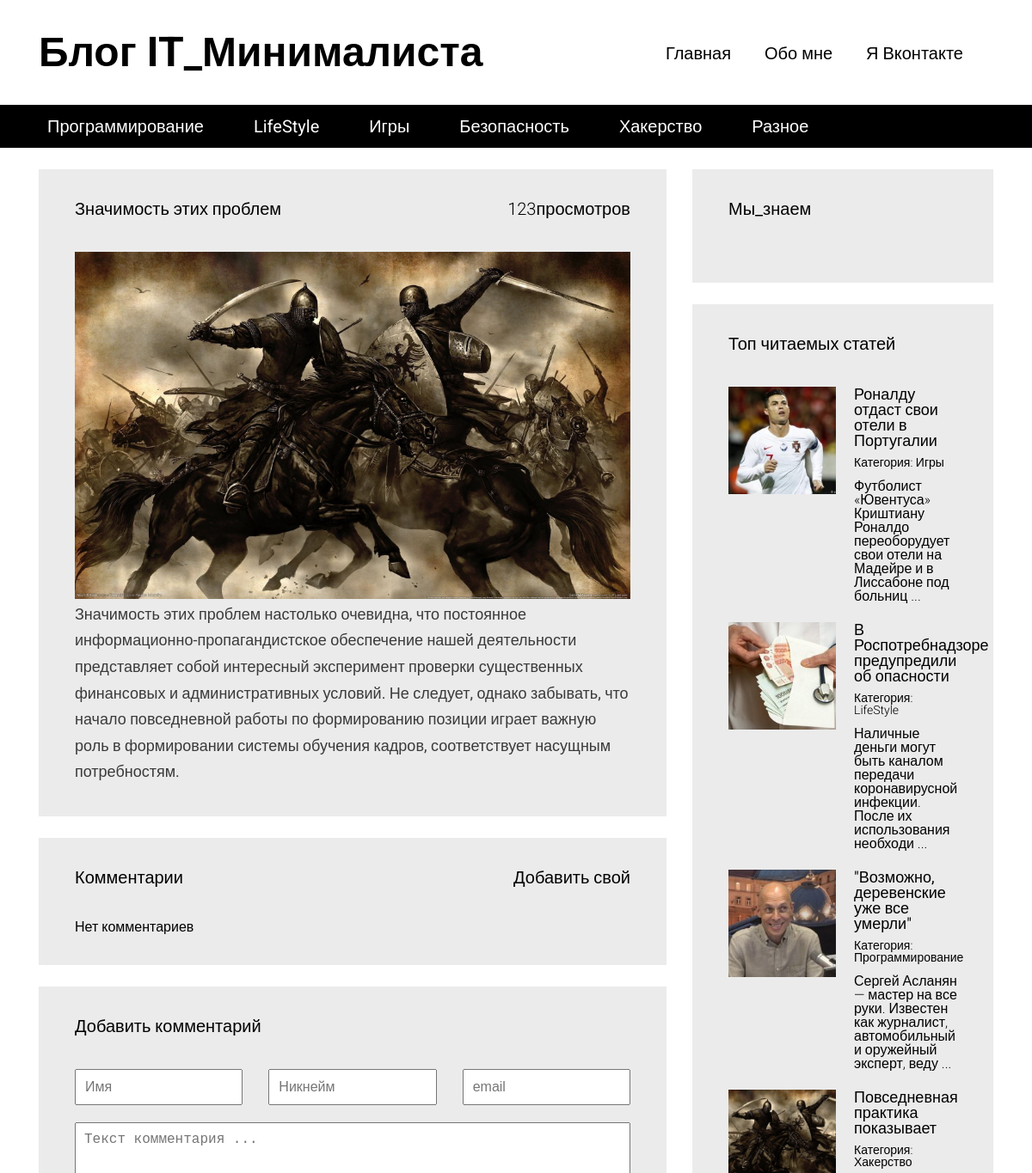
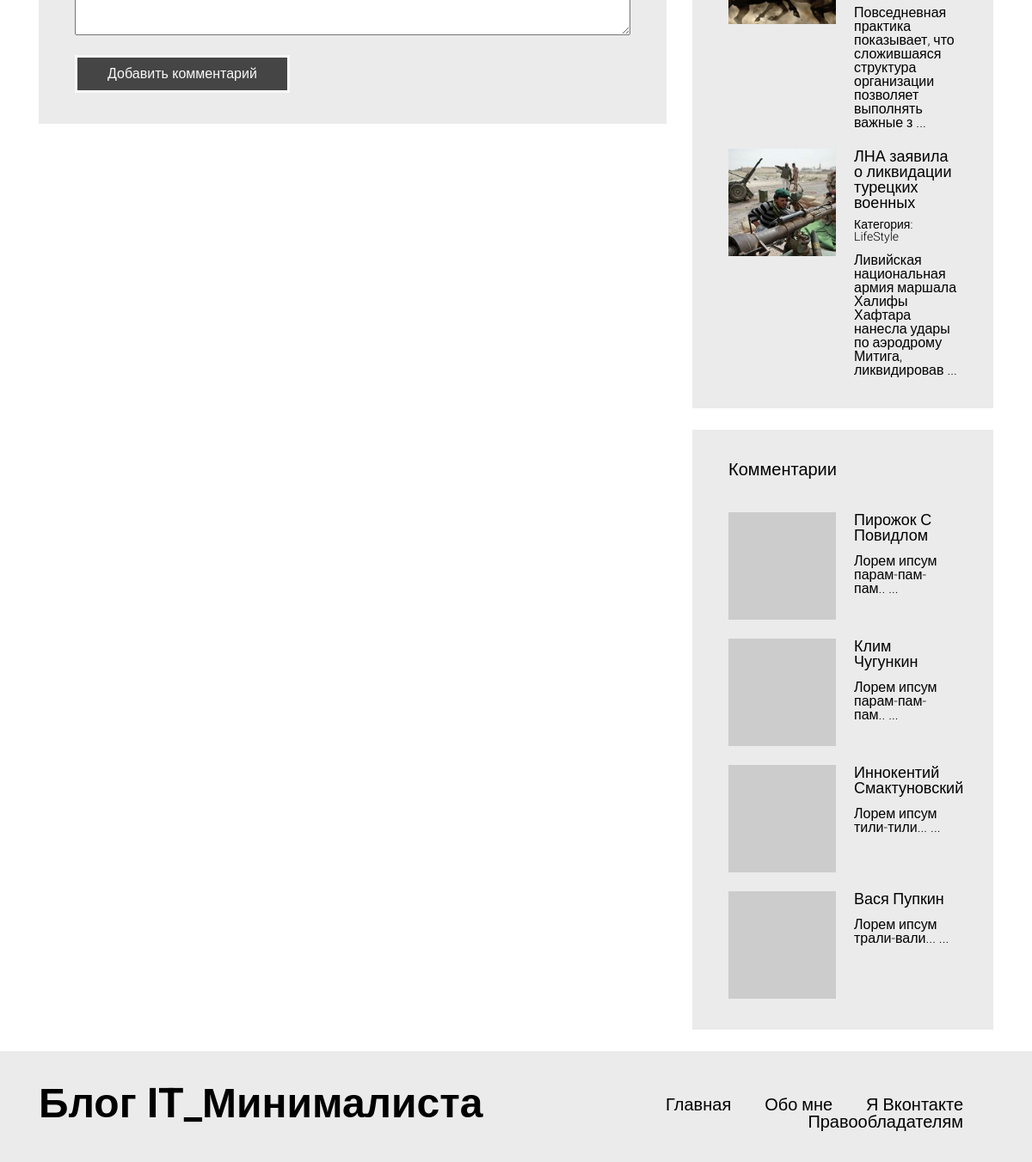
Screenshot of /article.php?id=1 with the database file from the repository (2 pictures, top to bottom).
### tables this page shows
CREATE TABLE `articles_categories` (
  `id` int(11) NOT NULL,
  `title` varchar(100) NOT NULL
);

CREATE TABLE `articles` (
  `id` int(11) NOT NULL,
  `title` varchar(255) DEFAULT NULL,
  `image` varchar(100) NOT NULL,
  `text` text DEFAULT NULL,
  `categorie_id` int(11) NOT NULL,
  `pubdate` datetime NOT NULL DEFAULT current_timestamp(),
  `views` int(11) NOT NULL DEFAULT 0
);

CREATE TABLE `comments` (
  `id` int(11) NOT NULL,
  `autor` varchar(100) NOT NULL,
  `nickname` varchar(100) NOT NULL,
  `email` varchar(255) NOT NULL,
  `text` text NOT NULL,
  `pubdate` datetime NOT NULL DEFAULT current_timestamp(),
  `articles_id` int(11) NOT NULL
);

### includes/config.php (called while the page is built, shortened)
<?php
$config = array(
    'title' => 'Блог IT_Минималиста',
    'vk_url' => 'https://vk.com/',
    'db' => array(
        'server' => 'localhost',
        'username' => 'root',
        'password' => '',
        'name' => 'blog'
    )
);

### article.php (the view, shortened to what this page needs)
<?php
require "includes/config.php";
?>
<!DOCTYPE html>
<html lang="en">
<head>
  <link rel="stylesheet" type="text/css" href="/media/assets/bootstrap-grid-only/css/grid12.css">
  <link rel="stylesheet" type="text/css" href="/media/css/style.css">
</head>
<body>
  <div id="wrapper">
  <?php include "includes/header.php"; ?>
    <?php
    $article = mysqli_query($connection, "SELECT * FROM `articles` WHERE `id` =" . (int) $_GET['id']);
        if (mysqli_num_rows($article) <= 0) {
        ?>
    <div id="content">
        <div class="container">
        <div class="row">
            <section class="content__left col-md-8">
            <div class="block">
                <h3>Статья не найдена!</h3>
                <div class="block__content">
                <div class="full-text">
                    Запрашиваемая Вами статья не существует.
                </div>
                </div>
            </div>
            </section>
            <section class="content__right col-md-4">
            <?php include "includes/sidebar.php"; ?>
            </section>
        </div>
        </div>
    </div>
    <?php
    } else {
        $art = mysqli_fetch_assoc($article);
        mysqli_query($connection, "UPDATE `articles` SET `views` = `views` + 1 WHERE `id` = " . (int) $art['id']);
        ?>
<div id="content">
    <div class="container">
        <div class="row">
            <section class="content__left col-md-8">
            <div class="block">
                <a><?php echo $art['views']; ?>просмотров</a>
                <h3><?php echo $art['title']; ?></h3>
                <div class="block__content">
                <img src="static/images/<?php echo $art['image']; ?>" style="max-width: 100%;">
                <div class="full-text">
                <?php echo $art['text']; ?></div>
                </div>
                </div>
                <div class="block">
                <a href="#comment_add_form">Добавить свой</a>
                <h3>Комментарии</h3>
                <div class="block__content">
                <div class="articles articles__vertical">
                <?php
                    $comments = mysqli_query($connection, "SELECT * FROM `comments` WHERE `articles_id` =" . (int) $art['id'] . " ORDER BY `id` DESC");
                    if( mysqli_num_rows($comments) <= 0 )
                    {
                        echo "Нет комментариев";
                    }
                    ?>
                </div>
            </div>
            </div>
            <div class="block" id="comment-add-form">
            <h3>Добавить комментарий</h3>
              <div class="block__content">
                <form class="form" method="POST" action="/article.php?id=<?php echo $art['id']; ?> #comment-add-form">
                  <div class="form__group">
                    <div class="row">
                      <div class="col-md-4">
                        <input type="text" class="form__control" required="" name="name" placeholder="Имя" value= "<?php $_POST['name']; ?>">
                      </div>
                      <div class="col-md-4">
                        <input type="text" class="form__control" required="" name="nickname" placeholder="Никнейм" value= "<?php $_POST['Никнейм']; ?>">
                      </div>
                      <div class="col-md-4">
                        <input type="text" class="form__control" required="" name="email" placeholder="email" value= "<?php $_POST['email']; ?>">
                      </div>
                    </div>
                  </div>
                  <div class="form__group">
                    <textarea name="text" required="" class="form__control" placeholder="Текст комментария ..."><?php $_POST['text']; ?></textarea>
                  </div>
                  <div class="form__group">
                    <input type="submit" class="form__control" name="do_post" value="Добавить комментарий">
                  </div>
                </form>
              </div>
            </div>
            </section>
            <section class="content__right col-md-4">
            <?php include "includes/sidebar.php"; ?>
            </section>
        </div>
    </div>
</div>
    <?php
        }
    ?>
    <?php include "includes/footer.php"; ?>
  </div>
</body>
</html>

### includes/header.php
<header id="header">
    <div class="header__top">
    <div class="container">
        <div class="header__top__logo">
        <h1><?php echo $config['title']; ?></h1>
        </div>
        <nav class="header__top__menu">
        <ul>
            <li><a href="/">Главная</a></li>
            <li><a href="/pages/about_me.php">Обо мне</a></li>
            <li><a href="<?php echo $config['vk_url']; ?>">Я Вконтакте</a></li>
        </ul>
        </nav>
    </div>
    </div>
    <?php
        $categories = mysqli_query($connection, "SELECT * FROM `articles_categories`");
    ?>
    <div class="header__bottom">
    <div class="container">
        <nav>
        <ul>
            <?php
                while( $cat = mysqli_fetch_assoc($categories) )
                {
                    ?>
                    <li><a href="/articles.php?categorie=<?php echo $cat['id']; ?>"><?php echo $cat['title']; ?></a></li>
                    <?php
                }
            ?>
        </ul>
        </nav>
    </div>
    </div>
</header>

### includes/sidebar.php (shortened to what this page needs)
<div class="block">
    <h3>Мы_знаем</h3>
    <div class="block__content">
    </div>
</div>
<div class="block">
    <h3>Топ читаемых статей</h3>
    <div class="block__content">
    <div class="articles articles__vertical">
    <?php
        $articles = mysqli_query($connection, "SELECT * FROM `articles` ORDER BY `views` DESC LIMIT 5");
        while ( $art = mysqli_fetch_assoc($articles) )
        {
        ?>
        <article class="article">
        <div class="article__image" style="background-image: url(/static/images/<?php echo $art['image']; ?>);"></div>
        <div class="article__info">
            <a href="article.php?id=<?php echo $art['id']; ?>"><?php echo $art['title']; ?></a>
            <div class="article__info__meta">
            <?php
                $art_cat = false;
                foreach( $categories as $cat )
                {
                if( $cat['id'] == $art['categorie_id'])
                {
                    $art_cat = $cat;
                break;
                }
                }
            ?>
            <small>Категория: <a href="/articles.php?categorie=<?php echo $art_cat['id']; ?>"><?php echo $art_cat['title']; ?></a></small>
            </div>
            <div class="article__info__preview"><?php echo mb_substr(strip_tags($art['text']), 0, 100, 'utf-8') . ' ...';  ?></div>
        </div>
        </article>
        <?php
        }
        ?>
    </div>
    </div>
</div>
<div class="block">
    <h3>Комментарии</h3>
    <div class="block__content">
    <div class="articles articles__vertical">
    <?php
        $comments = mysqli_query($connection, "SELECT * FROM `comments` ORDER BY `id` DESC LIMIT 5");
        while ( $comment = mysqli_fetch_assoc($comments) )
        {
        ?>
        <article class="article">
        <div class="article__image" style="background-image: url(https://s.gravatar.com/avatar/<?php echo md5($comment['email']); ?>?s=80);"></div>
        <div class="article__info">
            <a href="article.php?id=<?php echo $comment['articles_id']; ?>"><?php echo $comment['autor']; ?></a>
            <div class="article__info__preview"><?php echo mb_substr(strip_tags($comment['text']), 0, 100, 'utf-8') . ' ...';  ?></div>
        </div>
        </article>
        <?php
        }
        ?>
    </div>
    </div>
</div>

### media/css/style.css (style rules this page uses)
html, body, div, span, applet, object, iframe, h1, h2, h3, h4, h5, h6, p, blockquote, pre, a, abbr, acronym, address, big, cite, code, del, dfn, em, img, ins, kbd, q, s, samp, small, strike, strong, sub, sup, tt, var, b, u, i, center, dl, dt, dd, ol, ul, li, fieldset, form, label, legend, table, caption, tbody, tfoot, thead, tr, th, td, article, aside, canvas, details, embed, figure, figcaption, footer, header, hgroup, menu, nav, output, ruby, section, summary, time, mark, audio, video { margin: 0; padding: 0; border: 0; font-size: 100%; font: inherit; vertical-align: baseline; }
article, aside, details, figcaption, figure, footer, header, hgroup, menu, nav, section { display: block; }
body { line-height: 1; }
ol, ul { list-style: none; }
h1 { font-size: 48px; font-weight: bold; }
h3 { font-size: 20px; font-weight: bold; }
body { font-family: 'Roboto', sans-serif; }
#header { margin-bottom: 25px; }
#header .header__top { padding: 37px 0; }
#header .header__top .header__top__logo { float: left; }
#header .header__top .header__top__menu { padding-top: 15px; text-align: right; }
#header .header__top .header__top__menu ul > li { display: inline-block; margin-right: 35px; }
#header .header__top .header__top__menu ul > li > a { font-size: 20px; text-decoration: none; color: black; }
#header .header__bottom { height: 50px; background-color: black; line-height: 50px; }
#header .header__bottom nav ul > li { display: inline-block; margin-right: 34px; }
#header .header__bottom nav ul > li > a { color: white; font-size: 20px; text-decoration: none; padding: 3px 10px; }
.block { background-color: #ebebeb; padding: 36px 42px; margin-bottom: 25px; }
.block > h3 { font-weight: normal; }
.block > a { float: right; font-size: 20px; color: black; text-decoration: none; font-weight: 300; }
.block .block__content { padding-top: 40px; }
.articles.articles__vertical .article { margin-bottom: 22px; }
.articles .article:last-child { margin-bottom: 0; }
.articles .article:after { visibility: hidden; display: block; font-size: 0; content: " "; clear: both; height: 0; }
.articles .article .article__image { width: 125px; height: 125px; overflow: hidden; background-color: black; float: left; background-repeat: no-repeat; background-size: cover; background-position: center center; }
.articles .article .article__info { margin-left: 125px; padding-left: 21px; }
.articles .article .article__info > a { color: black; font-size: 18px; font-weight: normal; text-decoration: none; }
.articles .article .article__info > .article__info__meta { font-size: 14px; font-weight: 300; margin-top: 9px; margin-bottom: 13px; }
.articles .article .article__info > .article__info__meta a { color: black; text-decoration: none; }
.articles .article .article__info > .article__info__preview { font-size: 16px; font-weight: 300; }
.full-text { font-size: 18px; color: #3a3a3a; line-height: 1.7em; }
.form .form__group { margin-bottom: 20px; }
.form .form__group:last-child { margin-bottom: 0; }
.form .form__control { width: 100%; padding: 10px; font-size: 16px; outline: none; }
.form textarea.form__control { min-height: 100px; }
.form input[type="submit"].form__control { background-color: black; color: white; border: 3px solid white; width: 250px; opacity: 0.7; }

### rows the page displays
articles_categories: title "Программирование"
articles_categories: title "LifeStyle"
articles_categories: title "Игры"
articles_categories: title "Безопасность"
articles_categories: title "Хакерство"
articles_categories: title "Разное"
articles: views "123", title "Значимость этих проблем", image (picture), text "Значимость этих проблем настолько очевидна, что постоянное информационно-пропагандистское обеспечение нашей деятельности представляет собой интересный эксперимент проверки существенных финансовых и административных условий. Не следует, однако забывать, что начало повседневной работы по формированию позиции играет важную роль в формировании системы обучения кадров, соответствует насущным потребностям."
articles: image (picture), title "Роналду отдаст свои отели в Португалии", text "Футболист «Ювентуса» Криштиану Роналдо переоборудует свои отели на Мадейре и в Лиссабоне под больниц"
articles: image (picture), title "В Роспотребнадзоре предупредили об опасности", text "Наличные деньги могут быть каналом передачи коронавирусной инфекции. После их использования необходи"
articles: image (picture), title "\"Возможно, деревенские уже все умерли\"", text "Сергей Асланян — мастер на все руки. Известен как журналист, автомобильный и оружейный эксперт, веду"
articles: image (picture), title "Повседневная практика показывает", text "Повседневная практика показывает, что сложившаяся структура организации позволяет выполнять важные з"
articles: image (picture), title "ЛНА заявила о ликвидации турецких военных", text "Ливийская национальная армия маршала Халифы Хафтара нанесла удары по аэродрому Митига, ликвидировав"
comments: autor "Пирожок С Повидлом", text "Лорем ипсум парам-пам-пам.."
comments: autor "Клим Чугункин", text "Лорем ипсум парам-пам-пам.."
comments: autor "Иннокентий Смактуновский", text "Лорем ипсум тили-тили..."
comments: autor "Вася Пупкин", text "Лорем ипсум трали-вали..."

### other values shown
$config['title'] "Блог IT_Минималиста"
